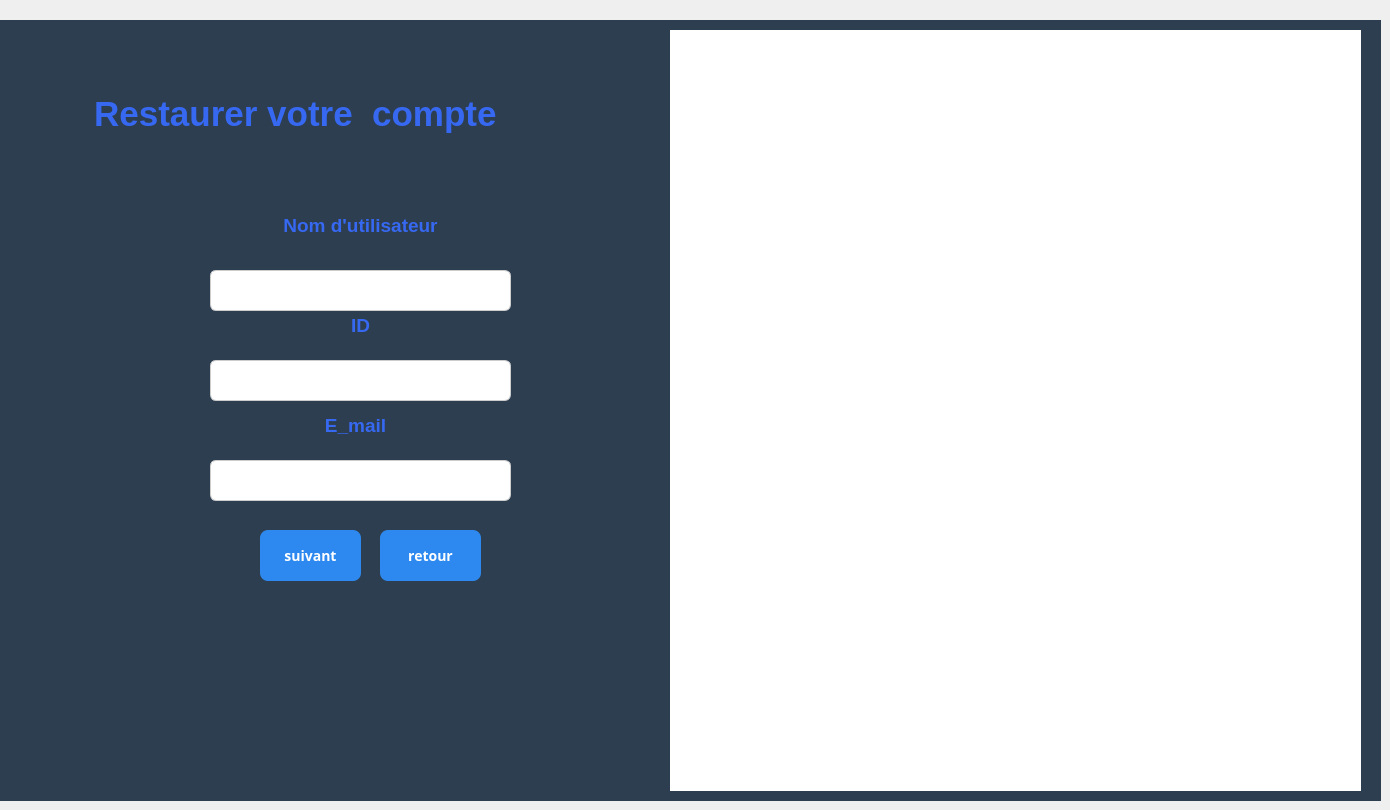
    <widget class="QWidget" name="page_7">
     <widget class="QLineEdit" name="lineEditMdpId">
      <property name="geometry">
       <rect>
        <x>210</x>
        <y>360</y>
        <width>301</width>
        <height>41</height>
       </rect>
      </property>
      <property name="styleSheet">
       <string notr="true">QLineEdit {
    border: 1px solid #ccc;
    border-radius: 6px;
    padding: 8px;
    font-size: 12px;
}
QLineEdit:focus {
    border: 1px solid #2D89EF;
    background-color: #000000;
}</string>
      </property>
      <property name="text">
       <string/>
      </property>
     </widget>
     <widget class="QTextBrowser" name="textBrowser_15">
      <property name="geometry">
       <rect>
        <x>10</x>
        <y>90</y>
        <width>561</width>
        <height>111</height>
       </rect>
      </property>
      <property name="styleSheet">
       <string notr="true">background-color: rgb(44, 62, 80);</string>
      </property>
      <property name="frameShape">
       <enum>QFrame::Shape::NoFrame</enum>
      </property>
      <property name="html">
       <string>&lt;!DOCTYPE HTML PUBLIC &quot;-//W3C//DTD HTML 4.0//EN&quot; &quot;http://www.w3.org/TR/REC-html40/strict.dtd&quot;&gt;
&lt;html&gt;&lt;head&gt;&lt;meta name=&quot;qrichtext&quot; content=&quot;1&quot; /&gt;&lt;meta charset=&quot;utf-8&quot; /&gt;&lt;style type=&quot;text/css&quot;&gt;
p, li { white-space: pre-wrap; }
hr { height: 1px; border-width: 0; }
li.unchecked::marker { content: &quot;\2610&quot;; }
li.checked::marker { content: &quot;\2612&quot;; }
&lt;/style&gt;&lt;/head&gt;&lt;body style=&quot; font-family:'Segoe UI'; font-size:9pt; font-weight:400; font-style:normal;&quot;&gt;
&lt;p align=&quot;center&quot; style=&quot; margin-top:0px; margin-bottom:0px; margin-left:0px; margin-right:0px; -qt-block-indent:0; text-indent:0px;&quot;&gt;&lt;span style=&quot; font-size:26pt; font-weight:700; color:#3668f2;&quot;&gt; Restaurer votre  compte&lt;/span&gt;&lt;/p&gt;&lt;/body&gt;&lt;/html&gt;</string>
      </property>
     </widget>
     <widget class="QLineEdit" name="lineEditMdpEmail">
      <property name="geometry">
       <rect>
        <x>210</x>
        <y>460</y>
        <width>301</width>
        <height>41</height>
       </rect>
      </property>
      <property name="styleSheet">
       <string notr="true">QLineEdit {
    border: 1px solid #ccc;
    border-radius: 6px;
    padding: 8px;
    font-size: 12px;
}
QLineEdit:focus {
    border: 1px solid #2D89EF;
    background-color: #000000;
}</string>
      </property>
      <property name="text">
       <string/>
      </property>
     </widget>
     <widget class="QLabel" name="label_66">
      <property name="geometry">
       <rect>
        <x>670</x>
        <y>30</y>
        <width>691</width>
        <height>761</height>
       </rect>
      </property>
      <property name="styleSheet">
       <string notr="true">background-color: rgb(255, 255, 255);
border-image: url(:/Mesa de trabajo 1.png);</string>
      </property>
      <property name="text">
       <string/>
      </property>
     </widget>
     <widget class="QPushButton" name="pushButtonSuivant">
      <property name="geometry">
       <rect>
        <x>260</x>
        <y>530</y>
        <width>101</width>
        <height>51</height>
       </rect>
      </property>
      <property name="font">
       <font>
        <family>Bahnschrift</family>
        <pointsize>-1</pointsize>
        <bold>true</bold>
       </font>
      </property>
      <property name="styleSheet">
       <string notr="true">QPushButton {
    background-color: #2D89EF;
    color: white;
    border-radius: 8px;
    padding: 10px;
    font-size: 14px;
}
QPushButton:hover {
    background-color: #1E5BB8;
}
QPushButton:pressed {
    background-color: #FFFFFF;
}</string>
      </property>
      <property name="text">
       <string>suivant</string>
      </property>
     </widget>
     <widget class="QPushButton" name="pushButtonRetourLogin_2">
      <property name="geometry">
       <rect>
        <x>380</x>
        <y>530</y>
        <width>101</width>
        <height>51</height>
       </rect>
      </property>
      <property name="font">
       <font>
        <family>Bahnschrift</family>
        <pointsize>-1</pointsize>
        <bold>true</bold>
       </font>
      </property>
      <property name="styleSheet">
       <string notr="true">QPushButton {
    background-color: #2D89EF;
    color: white;
    border-radius: 8px;
    padding: 10px;
    font-size: 14px;
}
QPushButton:hover {
    background-color: #1E5BB8;
}
QPushButton:pressed {
    background-color: #FFFFFF;
}</string>
      </property>
      <property name="text">
       <string>retour</string>
      </property>
     </widget>
     <widget class="QLabel" name="label_67">
      <property name="geometry">
       <rect>
        <x>0</x>
        <y>20</y>
        <width>1381</width>
        <height>781</height>
       </rect>
      </property>
      <property name="styleSheet">
       <string notr="true">background-color: rgb(255, 255, 255);
background-color: rgb(44, 62, 80);</string>
      </property>
      <property name="text">
       <string/>
      </property>
     </widget>
     <widget class="QLineEdit" name="lineEditMdpUsername">
      <property name="geometry">
       <rect>
        <x>210</x>
        <y>270</y>
        <width>301</width>
        <height>41</height>
       </rect>
      </property>
      <property name="styleSheet">
       <string notr="true">QLineEdit {
    border: 1px solid #ccc;
    border-radius: 6px;
    padding: 8px;
    font-size: 12px;
}
QLineEdit:focus {
    border: 1px solid #2D89EF;
    background-color: #000000;
}</string>
      </property>
      <property name="text">
       <string/>
      </property>
     </widget>
     <widget class="QTextBrowser" name="textBrowser_14">
      <property name="geometry">
       <rect>
        <x>210</x>
        <y>310</y>
        <width>301</width>
        <height>61</height>
       </rect>
      </property>
      <property name="styleSheet">
       <string notr="true">background-color: rgb(44, 62, 80);</string>
      </property>
      <property name="frameShape">
       <enum>QFrame::Shape::NoFrame</enum>
      </property>
      <property name="html">
       <string>&lt;!DOCTYPE HTML PUBLIC &quot;-//W3C//DTD HTML 4.0//EN&quot; &quot;http://www.w3.org/TR/REC-html40/strict.dtd&quot;&gt;
&lt;html&gt;&lt;head&gt;&lt;meta name=&quot;qrichtext&quot; content=&quot;1&quot; /&gt;&lt;meta charset=&quot;utf-8&quot; /&gt;&lt;style type=&quot;text/css&quot;&gt;
p, li { white-space: pre-wrap; }
hr { height: 1px; border-width: 0; }
li.unchecked::marker { content: &quot;\2610&quot;; }
li.checked::marker { content: &quot;\2612&quot;; }
&lt;/style&gt;&lt;/head&gt;&lt;body style=&quot; font-family:'Segoe UI'; font-size:9pt; font-weight:400; font-style:normal;&quot;&gt;
&lt;p align=&quot;center&quot; style=&quot; margin-top:0px; margin-bottom:0px; margin-left:0px; margin-right:0px; -qt-block-indent:0; text-indent:0px;&quot;&gt;&lt;span style=&quot; font-size:14pt; font-weight:700; color:#3668f2;&quot;&gt;ID&lt;/span&gt;&lt;/p&gt;&lt;/body&gt;&lt;/html&gt;</string>
      </property>
     </widget>
     <widget class="QTextBrowser" name="textBrowser_16">
      <property name="geometry">
       <rect>
        <x>210</x>
        <y>210</y>
        <width>301</width>
        <height>61</height>
       </rect>
      </property>
      <property name="styleSheet">
       <string notr="true">background-color: rgb(44, 62, 80);</string>
      </property>
      <property name="frameShape">
       <enum>QFrame::Shape::NoFrame</enum>
      </property>
      <property name="html">
       <string>&lt;!DOCTYPE HTML PUBLIC &quot;-//W3C//DTD HTML 4.0//EN&quot; &quot;http://www.w3.org/TR/REC-html40/strict.dtd&quot;&gt;
&lt;html&gt;&lt;head&gt;&lt;meta name=&quot;qrichtext&quot; content=&quot;1&quot; /&gt;&lt;meta charset=&quot;utf-8&quot; /&gt;&lt;style type=&quot;text/css&quot;&gt;
p, li { white-space: pre-wrap; }
hr { height: 1px; border-width: 0; }
li.unchecked::marker { content: &quot;\2610&quot;; }
li.checked::marker { content: &quot;\2612&quot;; }
&lt;/style&gt;&lt;/head&gt;&lt;body style=&quot; font-family:'Segoe UI'; font-size:9pt; font-weight:400; font-style:normal;&quot;&gt;
&lt;p align=&quot;center&quot; style=&quot; margin-top:0px; margin-bottom:0px; margin-left:0px; margin-right:0px; -qt-block-indent:0; text-indent:0px;&quot;&gt;&lt;span style=&quot; font-size:14pt; font-weight:700; color:#3668f2;&quot;&gt;Nom d'utilisateur&lt;/span&gt;&lt;/p&gt;&lt;/body&gt;&lt;/html&gt;</string>
      </property>
     </widget>
     <widget class="QTextBrowser" name="textBrowser_19">
      <property name="geometry">
       <rect>
        <x>140</x>
        <y>410</y>
        <width>431</width>
        <height>61</height>
       </rect>
      </property>
      <property name="styleSheet">
       <string notr="true">background-color: rgb(44, 62, 80);</string>
      </property>
      <property name="frameShape">
       <enum>QFrame::Shape::NoFrame</enum>
      </property>
      <property name="html">
       <string>&lt;!DOCTYPE HTML PUBLIC &quot;-//W3C//DTD HTML 4.0//EN&quot; &quot;http://www.w3.org/TR/REC-html40/strict.dtd&quot;&gt;
&lt;html&gt;&lt;head&gt;&lt;meta name=&quot;qrichtext&quot; content=&quot;1&quot; /&gt;&lt;meta charset=&quot;utf-8&quot; /&gt;&lt;style type=&quot;text/css&quot;&gt;
p, li { white-space: pre-wrap; }
hr { height: 1px; border-width: 0; }
li.unchecked::marker { content: &quot;\2610&quot;; }
li.checked::marker { content: &quot;\2612&quot;; }
&lt;/style&gt;&lt;/head&gt;&lt;body style=&quot; font-family:'Segoe UI'; font-size:9pt; font-weight:400; font-style:normal;&quot;&gt;
&lt;p align=&quot;center&quot; style=&quot; margin-top:0px; margin-bottom:0px; margin-left:0px; margin-right:0px; -qt-block-indent:0; text-indent:0px;&quot;&gt;&lt;span style=&quot; font-size:14pt; font-weight:700; color:#3668f2;&quot;&gt;E_mail&lt;/span&gt;&lt;/p&gt;&lt;/body&gt;&lt;/html&gt;</string>
      </property>
     </widget>
     <zorder>label_67</zorder>
     <zorder>textBrowser_15</zorder>
     <zorder>label_66</zorder>
     <zorder>pushButtonSuivant</zorder>
     <zorder>pushButtonRetourLogin_2</zorder>
     <zorder>textBrowser_14</zorder>
     <zorder>textBrowser_16</zorder>
     <zorder>textBrowser_19</zorder>
     <zorder>lineEditMdpEmail</zorder>
     <zorder>lineEditMdpId</zorder>
     <zorder>lineEditMdpUsername</zorder>
    </widget>
